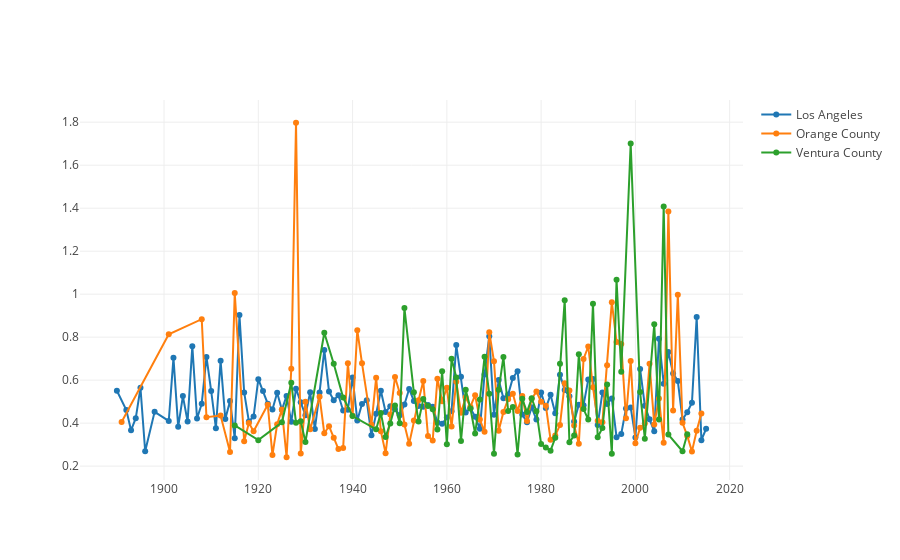

The code cell stored with this chart in its notebook:
### Code cell
import plotly # visualization
from plotly.graph_objs import Scatter, Figure, Layout # visualization
from plotly.offline import download_plotlyjs, init_notebook_mode, plot,iplot # visualization
import plotly.figure_factory as ff # visualization
import plotly.graph_objs as go # visualization
init_notebook_mode(connected=True) # visualization

worst_prediction = properties_df['abs_logerror'].quantile(q=.95)


trace0 = go.Scatter(
    y = properties_df[(properties_df['fips']==6037)&(properties_df['abs_logerror']>worst_prediction)].\
                groupby('yearbuilt')['abs_logerror'].mean(),
    x = properties_df[(properties_df['fips']==6037)&(properties_df['abs_logerror']>worst_prediction)].\
                groupby('yearbuilt')['abs_logerror'].mean().index,
    mode = 'lines+markers',
    name = "Los Angeles", 
)
trace1 = go.Scatter(
    y = properties_df[(properties_df['fips']==6059)&(properties_df['abs_logerror']>worst_prediction)].\
                groupby('yearbuilt')['abs_logerror'].mean(),
    x = properties_df[(properties_df['fips']==6059)&(properties_df['abs_logerror']>worst_prediction)].\
                groupby('yearbuilt')['abs_logerror'].mean().index,
    mode = 'lines+markers',
    name = "Orange County"
)
trace2 = go.Scatter(
    y = properties_df[(properties_df['fips']==6111)&(properties_df['abs_logerror']>worst_prediction)].\
                groupby('yearbuilt')['abs_logerror'].mean(),
    x = properties_df[(properties_df['fips']==6111)&(properties_df['abs_logerror']>worst_prediction)].\
                groupby('yearbuilt')['abs_logerror'].mean().index,
    mode = 'lines+markers',
    name = "Ventura County"
)
data = [trace0, trace1, trace2]

plotly.offline.iplot(data, filename='line-mode')
